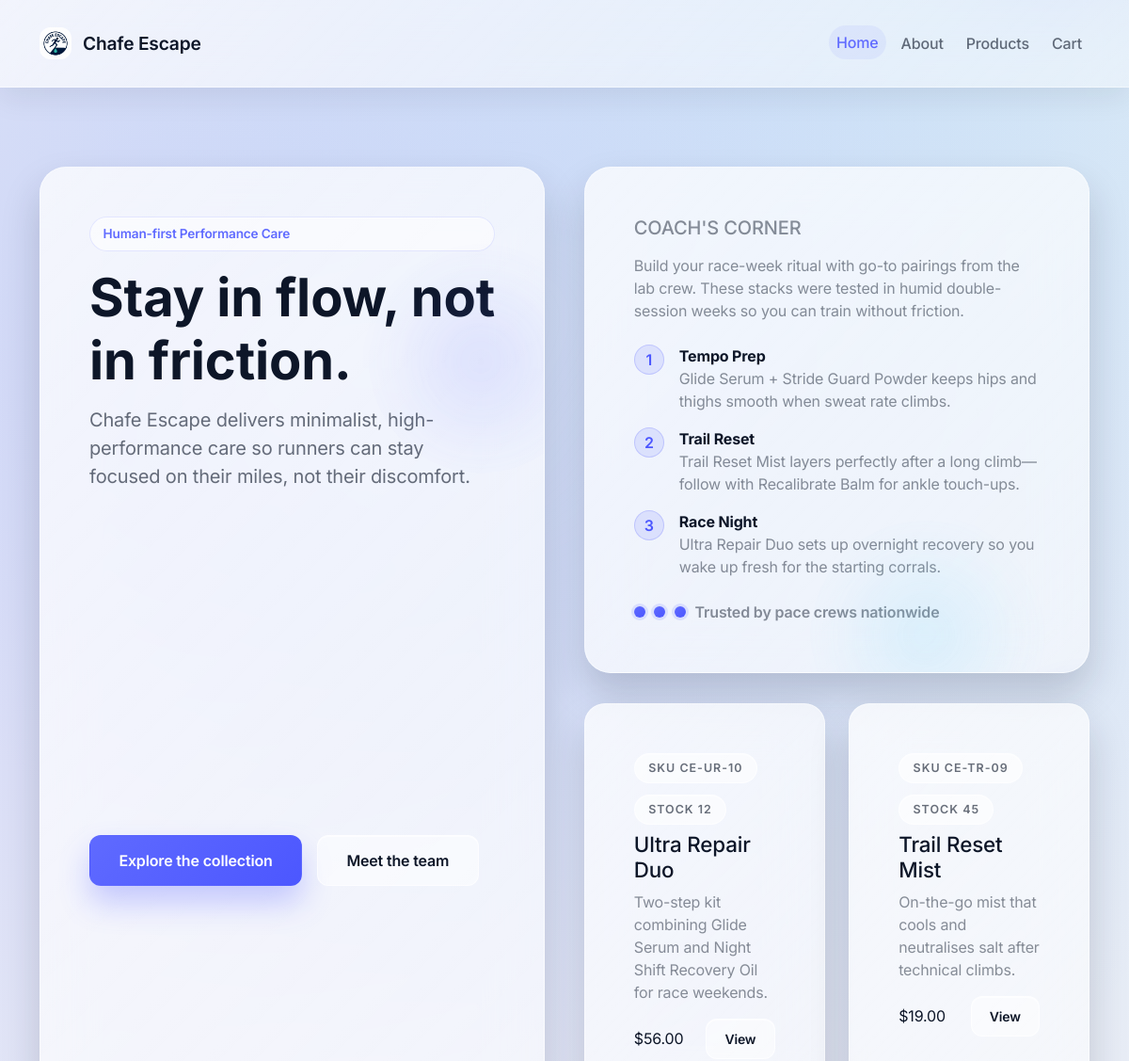
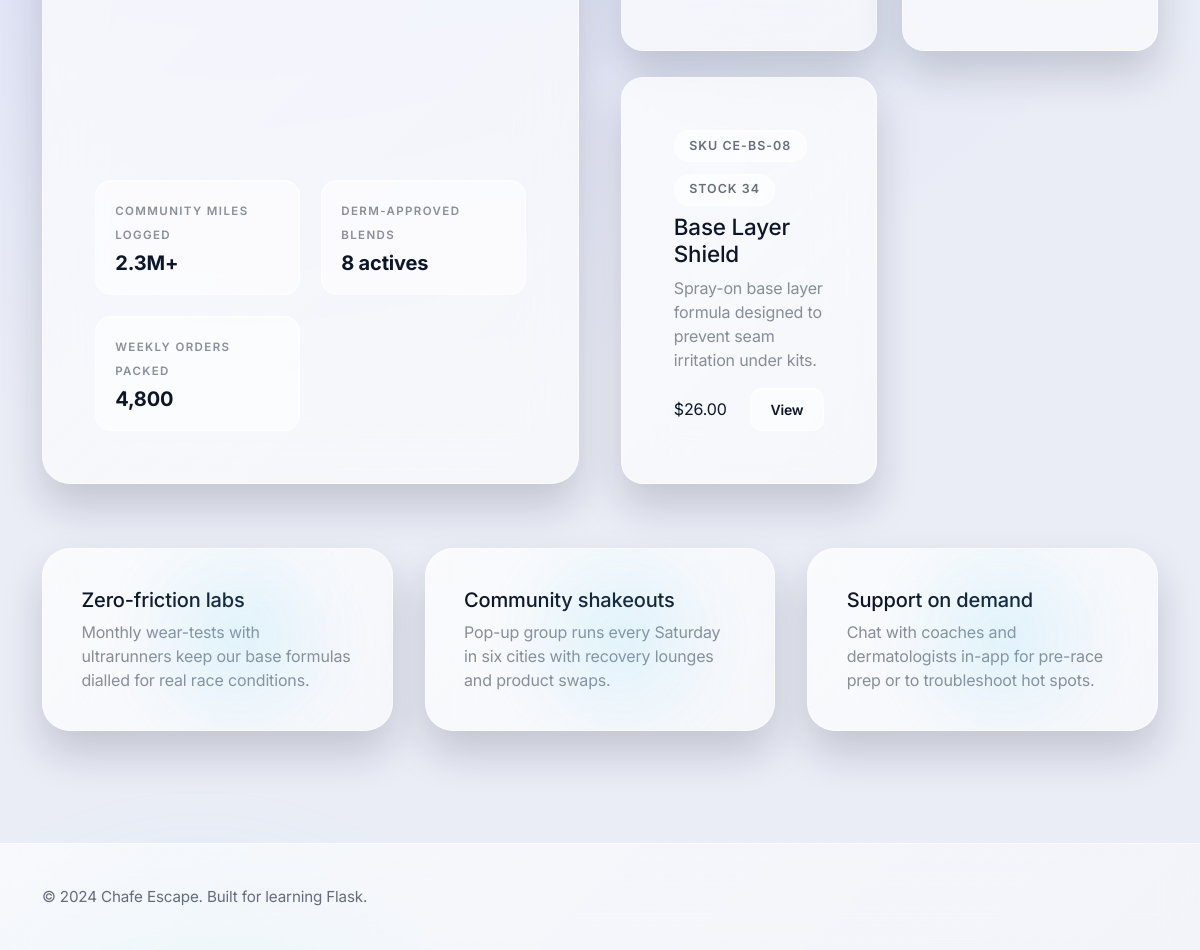
The page / on the database its author committed (2 pictures, top to bottom).
### tables this page shows
CREATE TABLE products (
                id INTEGER PRIMARY KEY AUTOINCREMENT,
                name TEXT NOT NULL,
                description TEXT NOT NULL,
                price REAL NOT NULL,
                sku TEXT UNIQUE,
                inventory_count INTEGER DEFAULT 0,
                image_path TEXT
            );

### app.py (the view)
@app.route("/")
def index() -> str:
    products = list(fetch_products())
    featured_products = products[:3]
    return render_template("index.html", featured_products=featured_products)

### app.py (called while the page is built)
@app.context_processor
def inject_cart_meta() -> Dict[str, int]:
    cart = session.get("cart", {})
    total_items = 0
    for qty in cart.values():
        try:
            total_items += int(qty)
        except (TypeError, ValueError):
            continue
    return {"cart_item_count": total_items}

### database.py (called while the page is built)
@contextmanager
def get_connection() -> Iterator[sqlite3.Connection]:
    conn = sqlite3.connect(DB_PATH)
    try:
        conn.row_factory = sqlite3.Row
        conn.execute("PRAGMA foreign_keys = ON")
        yield conn
        conn.commit()
    finally:
        conn.close()

### templates/index.html (shortened to what this page needs)
<!DOCTYPE html>
<html lang="en">
<head>
    <link href="https://cdn.jsdelivr.net/npm/bootstrap@5.1.3/dist/css/bootstrap.min.css" rel="stylesheet">
    <link rel="stylesheet" href="{{ url_for('static', filename='css/site.css') }}">
</head>
<body>
    <nav class="navbar navbar-expand-lg">
        <div class="container">
            <a class="navbar-brand" href="{{ url_for('index') }}">
                <img src="{{ url_for('static', filename='img/logo.png') }}" alt="Chafe Escape logo">
                <span>Chafe Escape</span>
            </a>
            <div class="navbar-nav ms-auto align-items-center gap-2">
                <a class="nav-link active" href="{{ url_for('index') }}">Home</a>
                <a class="nav-link" href="{{ url_for('about') }}">About</a>
                <a class="nav-link" href="{{ url_for('products') }}">Products</a>
                <a class="nav-link cart-link" href="{{ url_for('cart') }}">
                    Cart
                </a>
            </div>
        </div>
    </nav>
    <div class="page-shell">
        <div class="container">
            <section class="landing-grid">
                <article class="hero-card hero-card-home text-center text-lg-start">
                    <div class="mb-4">
                        <div class="badge-soft mb-3">Human-first Performance Care</div>
                        <h1 class="page-title">Stay in flow, not in friction.</h1>
                        <p class="page-subtitle">
                            Chafe Escape delivers minimalist, high-performance care so runners can stay focused on their miles, not their discomfort.
                        </p>
                    </div>
                    <div class="d-flex flex-column flex-sm-row gap-3 hero-actions">
                        <a href="{{ url_for('products') }}" class="btn btn-primary">Explore the collection</a>
                        <a href="{{ url_for('about') }}" class="btn btn-ghost">Meet the team</a>
                    </div>
                    <div class="hero-insights mt-4">
                        <div class="mini-stat">
                            <span class="mini-stat-label">Community miles logged</span>
                            <strong>2.3M+</strong>
                        </div>
                        <div class="mini-stat">
                            <span class="mini-stat-label">Derm-approved blends</span>
                            <strong>8 actives</strong>
                        </div>
                        <div class="mini-stat">
                            <span class="mini-stat-label">Weekly orders packed</span>
                            <strong>4,800</strong>
                        </div>
                    </div>
                </article>
                <aside class="showcase-column">
                    <div class="content-card highlight-card">
                        <h5 class="text-uppercase text-muted mb-3">Coach's corner</h5>
                        <p class="mb-4 text-muted">
                            Build your race-week ritual with go-to pairings from the lab crew. These stacks were tested in humid double-session weeks so you can train without friction.
                        </p>
                        <ul class="coach-card-list mb-4">
                            <li>
                                <span class="coach-icon">1</span>
                                <div>
                                    <strong>Tempo Prep</strong>
                                    <p class="text-muted mb-0">Glide Serum + Stride Guard Powder keeps hips and thighs smooth when sweat rate climbs.</p>
                                </div>
                            </li>
                            <li>
                                <span class="coach-icon">2</span>
                                <div>
                                    <strong>Trail Reset</strong>
                                    <p class="text-muted mb-0">Trail Reset Mist layers perfectly after a long climb—follow with Recalibrate Balm for ankle touch-ups.</p>
                                </div>
                            </li>
                            <li>
                                <span class="coach-icon">3</span>
                                <div>
                                    <strong>Race Night</strong>
                                    <p class="text-muted mb-0">Ultra Repair Duo sets up overnight recovery so you wake up fresh for the starting corrals.</p>
                                </div>
                            </li>
                        </ul>
                        <div class="avatar-row">
                            <span class="avatar-dot"></span>
                            <span class="avatar-dot"></span>
                            <span class="avatar-dot"></span>
                            <span class="text-muted">Trusted by pace crews nationwide</span>
                        </div>
                    </div>
                    {% if featured_products %}
                        <div class="featured-grid">
                            {% for product in featured_products %}
                                <div class="product-card featured-card">
                                    <div class="product-meta mb-2">
                                        {% if product['sku'] %}
                                            <span class="pill">SKU {{ product['sku'] }}</span>
                                        {% endif %}
                                        <span class="pill">Stock {{ product['inventory_count'] }}</span>
                                    </div>
                                    <h3 class="h5 mb-2">{{ product['name'] }}</h3>
                                    <p class="text-muted">{{ product['description'] }}</p>
                                    <div class="d-flex justify-content-between align-items-center mt-3">
                                        <span class="fw-semibold">${{ "%.2f"|format(product['price']) }}</span>
                                        <a href="{{ url_for('product_detail', product_id=product['id']) }}" class="btn btn-ghost btn-sm">View</a>
                                    </div>
                                </div>
                            {% endfor %}
                        </div>
                    {% else %}
                        <div class="empty-state">
                            <strong>Inventory loading</strong>
                            Hop into the admin app to add products and they will appear here automatically.
                        </div>
                    {% endif %}
                </aside>
            </section>
            <section class="experience-band">
                <div class="experience-card content-card">
                    <h4 class="h5 mb-2">Zero-friction labs</h4>
                    <p class="text-muted mb-0">Monthly wear-tests with ultrarunners keep our base formulas dialled for real race conditions.</p>
                </div>
                <div class="experience-card content-card">
                    <h4 class="h5 mb-2">Community shakeouts</h4>
                    <p class="text-muted mb-0">Pop-up group runs every Saturday in six cities with recovery lounges and product swaps.</p>
                </div>
                <div class="experience-card content-card">
                    <h4 class="h5 mb-2">Support on demand</h4>
                    <p class="text-muted mb-0">Chat with coaches and dermatologists in-app for pre-race prep or to troubleshoot hot spots.</p>
                </div>
            </section>
        </div>
    </div>
    <footer class="footer">
        <div class="container">
            <p class="footer-text">&copy; 2024 Chafe Escape. Built for learning Flask.</p>
        </div>
    </footer>
</body>
</html>

### rows shown on the page
products: sku "CE-UR-10", inventory_count "12", name "Ultra Repair Duo", description "Two-step kit combining Glide Serum and Night Shift Recovery Oil for race weekends.", price "56.00"
products: sku "CE-TR-09", inventory_count "45", name "Trail Reset Mist", description "On-the-go mist that cools and neutralises salt after technical climbs.", price "19.00"
products: sku "CE-BS-08", inventory_count "34", name "Base Layer Shield", description "Spray-on base layer formula designed to prevent seam irritation under kits.", price "26.00"
